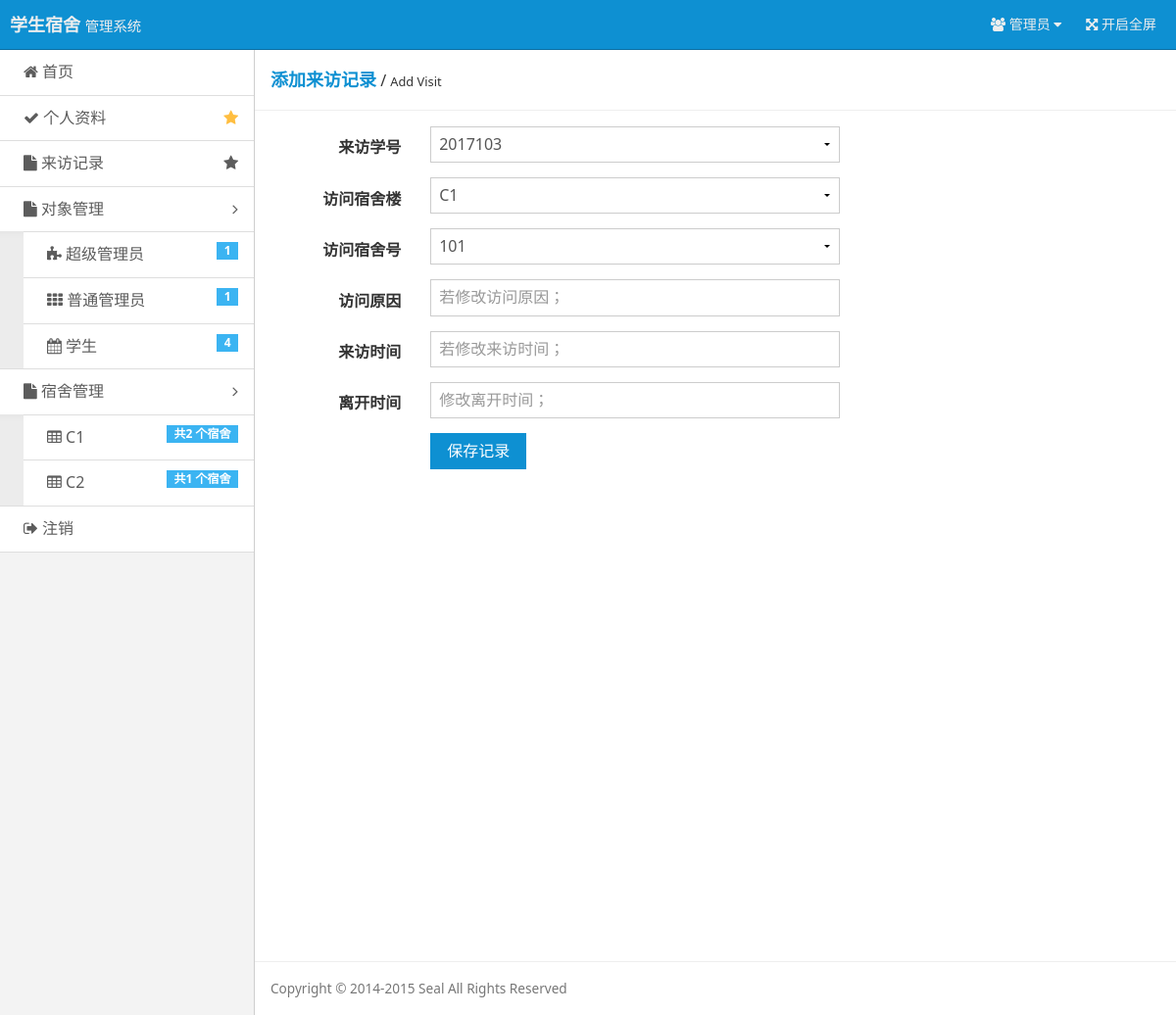
Screenshot of /pages/visit-add.php (signed in) with the database file from the repository.
### tables this page shows
CREATE TABLE `build`  (
  `Build_Name` varchar(16) NOT NULL COMMENT '宿舍名',
  `Build_Id` varchar(16) NOT NULL COMMENT '宿舍楼',
  `Build_Price` varchar(16) NOT NULL COMMENT '宿舍单价',
  PRIMARY KEY (`Build_Name`) USING BTREE
);

### include/checklogin.php (called while the page is built, shortened)
<?php
$user = $_COOKIE ['user'];
$user_power = $_COOKIE ['user_power'];
if($user == ""){
    header("Location: ?r=login");
    exit();
}else{
    $query = "SELECT * FROM user WHERE Id = '$user'";
    $result = mysqli_query($conn, $query);
    $users = mysqli_fetch_array($result);
}
?>

### pages/visit-add.php (the view, shortened to what this page needs)
<?php
require 'connect/database.php';
require 'include/checklogin.php';
include 'tools/tool_database.php';
$stu_all_no_query = "SELECT Id FROM user WHERE Power = 3";
$stu_all_no_result = mysqli_query($conn, $stu_all_no_query) or die('SQL语句有误：' . mysqli_error($conn));
$users_all_dor_builds_query = "SELECT Build_Name FROM build ORDER BY Build_Id";
$users_all_dor_builds_result = mysqli_query($conn,$users_all_dor_builds_query) or die ('SQL语句有误：' . mysqli_error($conn));
$users_all_dor_build_query = "SELECT Build_Name,Build_Id FROM build ORDER BY Build_Id";
$users_all_dor_build_result = mysqli_query($conn,$users_all_dor_build_query) or die ('SQL语句有误：' . mysqli_error($conn));
$users_all_dor_build = mysqli_fetch_array($users_all_dor_build_result);
$dor_build_select_name = $_GET['db_name_select'];
if (isset($dor_build_select_name)) {
    $dor_build_select_id = queryDorBuildIdByName($conn,$dor_build_select_name);
    $dor_list_query = "SELECT Dor_No FROM dormitory WHERE Build_Id='$dor_build_select_id'";
} else $dor_list_query = "SELECT Dor_No FROM dormitory WHERE Build_Id='{$users_all_dor_build['Build_Id']}'";
$dor_list_result = mysqli_query($conn,$dor_list_query) or die ('SQL语句有误：' . mysqli_error($conn));
?>
<!doctype html>
<html class="no-js">
<head>
    <link rel="stylesheet" href="assets/css/amazeui.min.css"/>
    <link rel="stylesheet" href="assets/css/admin.css">
</head>
<body>
<header class="am-topbar am-topbar-inverse admin-header">
    <?php require 'tools/header.php'; ?>
</header>
<div class="am-cf admin-main">
    <?php require 'tools/siderbar.php'; ?>
    <div class="admin-content">
        <div class="admin-content-body">
            <div class="am-cf am-padding am-padding-bottom-0">
                <div class="am-fl am-cf"><strong class="am-text-primary am-text-lg">添加来访记录</strong> /
                    <small>Add Visit</small>
                </div>
            </div>
            <hr/>
            <div class="am-g">
                <div class="am-u-sm-12 am-u-md-8 am-u-md-pull-4">
                    <form class="am-form am-form-horizontal" method="post" name="edit" >
                        <div class="am-form-group">
                            <label for="admin-no-super" class="am-u-sm-3 am-form-label">来访学号</label>
                            <div class="am-u-sm-9">
                                <?php
                                if ($user_power == 3 || $page_from == "dorlist") {
                                    echo "<select name='visit-no' id='visit-no' disabled='disabled' onchange='request(this.id)'>";
                                } else {
                                    echo "<select name='visit-no' id='visit-no' onchange='request(this.id)'>";
                                }
                                while ($stu_all_no = mysqli_fetch_array($stu_all_no_result)) {
                                    if ($stu_all_no['Id'] == '2017100') {
                                        echo "<option value='{$stu_all_no['Id']}' selected='selected'>{$stu_all_no['Id']}</option>";
                                    } else {
                                        echo "<option value='{$stu_all_no['Id']}'>{$stu_all_no['Id']}</option>";
                                    }
                                }
                                echo "</select>";
                                ?>
                            </div>
                        </div>
                        <div class="am-form-group">
                            <label for="admin-no-super" class="am-u-sm-3 am-form-label">访问宿舍楼</label>
                            <div class="am-u-sm-9">
                                    <?php
                                    if ($user_power == 3 || $page_from == "dorlist") {
                                        echo "<select name='visit-build-no' id='visit-build-no' disabled='disabled' onchange='request(this.id)'>";
                                    } else {
                                        echo "<select name='visit-build-no' id='visit-build-no' onchange='request(this.id)'>";
                                    }
                                    while ($dor_builds = mysqli_fetch_array($users_all_dor_builds_result)) {
                                        if ($dor_builds['Build_Name'] == 'C1') {
                                            echo "<option value='{$dor_builds['Build_Name']}' selected='selected'>{$dor_builds['Build_Name']}</option>";
                                        } else {
                                            echo "<option value='{$dor_builds['Build_Name']}'>{$dor_builds['Build_Name']}</option>";
                                        }
                                    }
                                    echo "</select>";
                                    ?>
                            </div>
                        </div>
                        <div class="am-form-group">
                            <label for="admin-name-super" class="am-u-sm-3 am-form-label">访问宿舍号</label>
                            <div class="am-u-sm-9">
                                <?php
                                if ($user_power == 3) {
                                    echo "<select name='visit-dor-no' disabled='visit-dor-no'>";
                                } else {
                                    echo "<select name='visit-dor-no'>";
                                }
                                while ($db_dor = mysqli_fetch_array($dor_list_result)) {
                                    if ($db_dor['Dor_No'] == '101') {
                                        echo "<option value='{$db_dor['Dor_No']}' selected='selected'>{$db_dor['Dor_No']}</option>";
                                    } else {
                                        echo "<option value='{$db_dor['Dor_No']}'>{$db_dor['Dor_No']}</option>";
                                    }
                                }
                                echo "</select>";
                                ?>
                            </div>
                        </div>
                        <div class="am-form-group" <?php if ($user_power != 1) echo 'style="display: none;"' ?>>
                            <label for="admin-password-super-new" class="am-u-sm-3 am-form-label">访问原因</label>
                            <div class="am-u-sm-9">
                                <input type="text" id="visit-reason" name="visit-reason"
                                       placeholder="若修改访问原因；">
                            </div>
                        </div>
                        <div class="am-form-group" <?php if ($user_power != 1) echo 'style="display: none;"' ?>>
                            <label for="admin-password-super-repeat" class="am-u-sm-3 am-form-label">来访时间</label>
                            <div class="am-u-sm-9">
                                <input type="text" id="visit-in"
                                       name="visit-in"
                                       placeholder="若修改来访时间；">
                            </div>
                        </div>
                        <div class="am-form-group" <?php if ($user_power != 1) echo 'style="display: none;"' ?>>
                            <label for="admin-password-super-repeat" class="am-u-sm-3 am-form-label">离开时间</label>
                            <div class="am-u-sm-9">
                                <input type="text" id="visit-out"
                                       name="visit-out"
                                       placeholder="修改离开时间；">
                            </div>
                        </div>
                        <div class="am-form-group">
                            <div class="am-u-sm-9 am-u-sm-push-3">
                                <input type="submit" name="as_save" value="保存记录"
                                       class="am-btn am-btn-primary" <?php if ($user_power != 1) echo 'style="display: none;"' ?>>
                            </div>
                        </div>
                    </form>
                </div>
            </div>
        </div>
        <footer class="admin-content-footer">
            <?php require 'tools/footer.php'; ?>
        </footer>
    </div>
</div>
    <?php require 'tools/footer.php'; ?>
</body>
</html>

### tools/siderbar.php (shortened to what this page needs)
<?php
require 'connect/database.php';
require 'include/checklogin.php';
$super_admins_query=mysqli_query($conn,"SELECT * FROM `user` WHERE Power=1 ORDER BY user_Num DESC");
$super_admins_count=mysqli_num_rows($super_admins_query);
$normal_admin_query=mysqli_query($conn,"SELECT * FROM `user` WHERE Power=2 ORDER BY user_Num DESC");
$normal_admins_count=mysqli_num_rows($normal_admin_query);
$student_query=mysqli_query($conn,"SELECT * FROM `user` WHERE Power=3 ORDER BY user_Num DESC");
$students_count=mysqli_num_rows($student_query);
$dormitory_builds_query=mysqli_query($conn,"SELECT * FROM build ORDER BY Build_Id ");
?>
<div class="admin-sidebar am-offcanvas" id="admin-offcanvas">
    <div class="am-offcanvas-bar admin-offcanvas-bar">
        <ul class="am-list admin-sidebar-list">
            <?php
            switch ($user_power) {
                case 1 :
                    $judge_href = "?r=superadmin";
                    break;
            }
            ?>
            <li><a href="<?php echo $judge_href ?>"><span class="am-icon-home"></span> 首页</a></li>
            <?php
            switch ($user_power) {
                case 1 :
                    $data_href = "?r=user-admin-super&uno={$users['Id']}";
                    break;
            }
            ?>
            <li><a href="<?php echo $data_href ?>" class="am-cf"><span class="am-icon-check"></span> 个人资料<span class="am-icon-star am-fr am-margin-right admin-icon-yellow"></span></a></li>
            <li <?php if ($user_power == 3) echo 'style="display: none;"' ?>><a href="?r=show-visit" class="am-cf"><span class="am-icon-file"></span> 来访记录<span class="am-icon-star am-fr am-margin-right"></span></a></li>
            <li class="admin-parent" <?php if ($user_power == 3) echo 'style="display: none;"' ?>>
                <a class="am-cf" data-am-collapse="{target: '#collapse-nav'}"><span class="am-icon-file"></span> 对象管理 <span class="am-icon-angle-right am-fr am-margin-right"></span></a>
                <ul class="am-list am-collapse admin-sidebar-sub am-in" id="collapse-nav">
                    <li <?php if ($user_power == 2 || $user_power == 3) echo 'style="display: none;"' ?>><a href="?r=show-admin-super"><span class="am-icon-puzzle-piece"></span> 超级管理员 <span class="am-badge am-badge-secondary am-margin-right am-fr"><?php echo $super_admins_count?></span></a></li>
                    <li <?php if ($user_power == 2 || $user_power == 3) echo 'style="display: none;"' ?>><a href="?r=show-admin-normal"><span class="am-icon-th"></span> 普通管理员<span class="am-badge am-badge-secondary am-margin-right am-fr"><?php echo $normal_admins_count?></span></a></li>
                    <li ><a href="?r=show-stu"><span class="am-icon-calendar"></span> 学生 <span class="am-badge am-badge-secondary am-margin-right am-fr"><?php echo $students_count?></span></a></li>
                </ul>
            </li>
            <li class="admin-parent" <?php if ($user_power == 3) echo 'style="display: none;"' ?>>
                <a class="am-cf" data-am-collapse="{target: '#collapse-nav'}"><span class="am-icon-file"></span> 宿舍管理 <span class="am-icon-angle-right am-fr am-margin-right"></span></a>
                <ul class="am-list am-collapse admin-sidebar-sub am-in" id="collapse-nav">
                    <?php
                    while ($dormitory_builds = mysqli_fetch_array($dormitory_builds_query)) {
                        ?>
                        <li><a href="?r=show-dormitories&db_id=<?php echo $dormitory_builds['Build_Id'] ?>"><span
                                        class="am-icon-table"></span> <?php echo $dormitory_builds['Build_Name'] ?>
                                <span
                                        class="am-badge am-badge-secondary am-margin-right am-fr">共<?php echo mysqli_num_rows(mysqli_query($conn,"SELECT * FROM dormitory d,build b WHERE d.Build_Id = b.Build_Id AND b.Build_Name ='{$dormitory_builds['Build_Name']}' ")) ?>
                                    个宿舍</span></a>
                        </li>
                    <?php } ?>
                </ul>
            </li>
            <li><a href="?r=outlogin"><span class="am-icon-sign-out"></span> 注销</a></li>
        </ul>
    </div>
</div>

### assets/css/admin.css (style rules this page uses)
html, body { height: 100%; overflow: hidden; }
ul { margin-top: 0; }
.admin-icon-yellow { color: #ffbe40; }
.admin-header { position: fixed; top: 0; left: 0; right: 0; z-index: 1500; font-size: 1.4rem; margin-bottom: 0; }
.admin-main { position: relative; height: 100%; padding-top: 51px; background: #f3f3f3; }
.admin-sidebar { width: 260px; min-height: 100%; float: left; border-right: 1px solid #cecece; }
.admin-sidebar-list { margin-bottom: 0; }
.admin-sidebar-list li a { color: #5c5c5c; padding-left: 24px; }
.admin-sidebar-list li:first-child { border-top: none; }
.admin-sidebar-sub { margin-top: 0; margin-bottom: 0; box-shadow: 0 16px 8px -15px #e2e2e2 inset; background: #ececec; padding-left: 24px; }
.admin-sidebar-sub li:first-child { border-top: 1px solid #dedede; }
.admin-content { display: -webkit-box; display: -webkit-flex; display: -ms-flexbox; display: flex; -webkit-box-orient: vertical; -webkit-box-direction: normal; -webkit-flex-direction: column; -ms-flex-direction: column; flex-direction: column; background: #fff; }
.admin-content, .admin-sidebar { height: 100%; overflow-x: hidden; overflow-y: scroll; -webkit-overflow-scrolling: touch; }
.admin-content-body { -webkit-box-flex: 1; -webkit-flex: 1 0 auto; -ms-flex: 1 0 auto; flex: 1 0 auto; }
.admin-content-footer { font-size: 85%; color: #777; }
@media only screen and (min-width: 641px) { .admin-sidebar { display: block; position: static; background: none; } }
@media only screen and (min-width: 641px) { .admin-offcanvas-bar { position: static; width: auto; background: none; -webkit-transform: translate3d(0, 0, 0); -ms-transform: translate3d(0, 0, 0); transform: translate3d(0, 0, 0); overflow-y: visible; min-height: 100%; } }
@media only screen and (min-width: 641px) { .admin-offcanvas-bar:after { content: none; } }

### rows the page displays
build: Build_Name "C1", Build_Name "2"
build: Build_Name "C2", Build_Name "1"

### other values shown
$super_admins_count "1"
$normal_admins_count "1"
$students_count "4"
form field visit-no "2017103"
form field visit-build-no "C1"
form field visit-dor-no "101"
